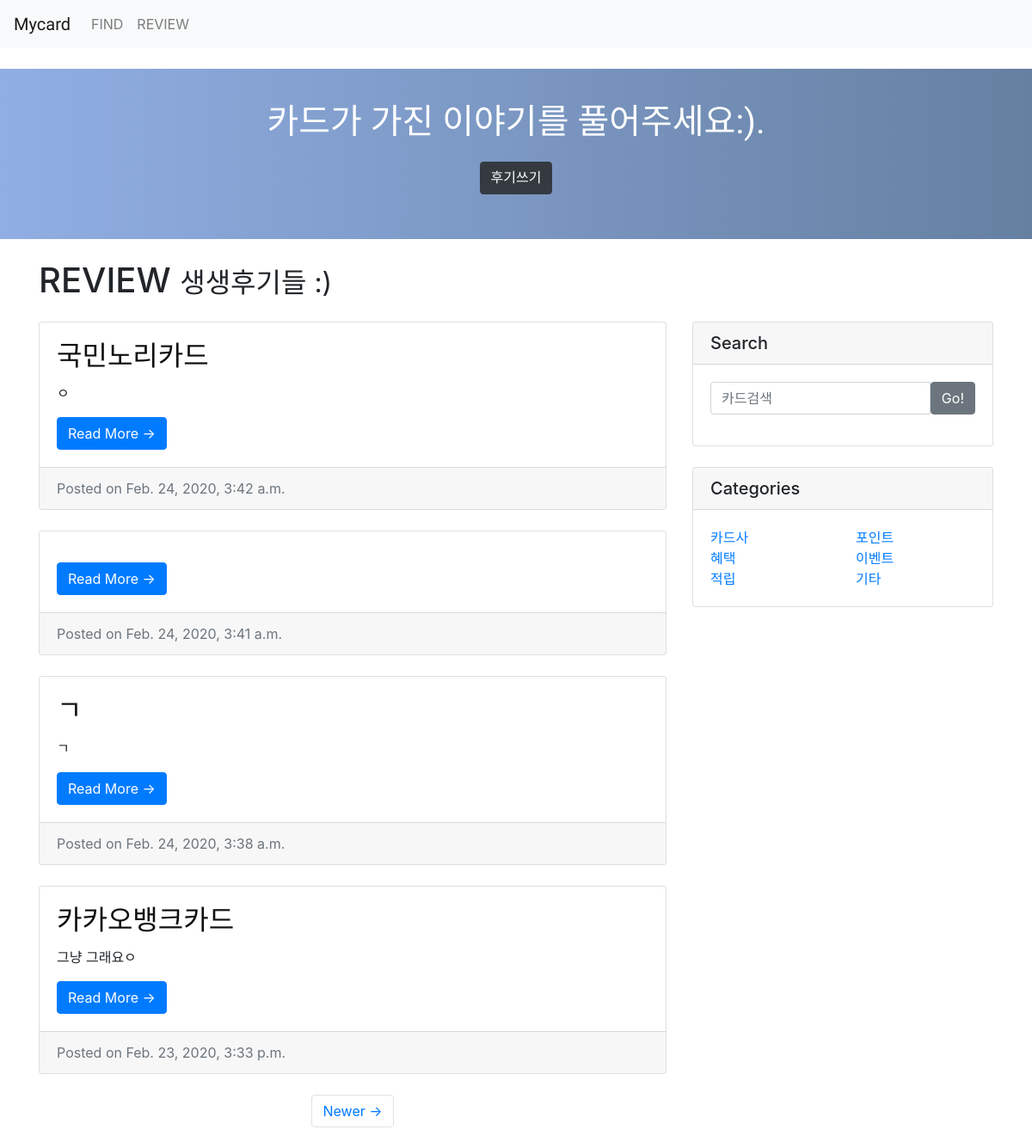
Page /board/ on the earlier database version.
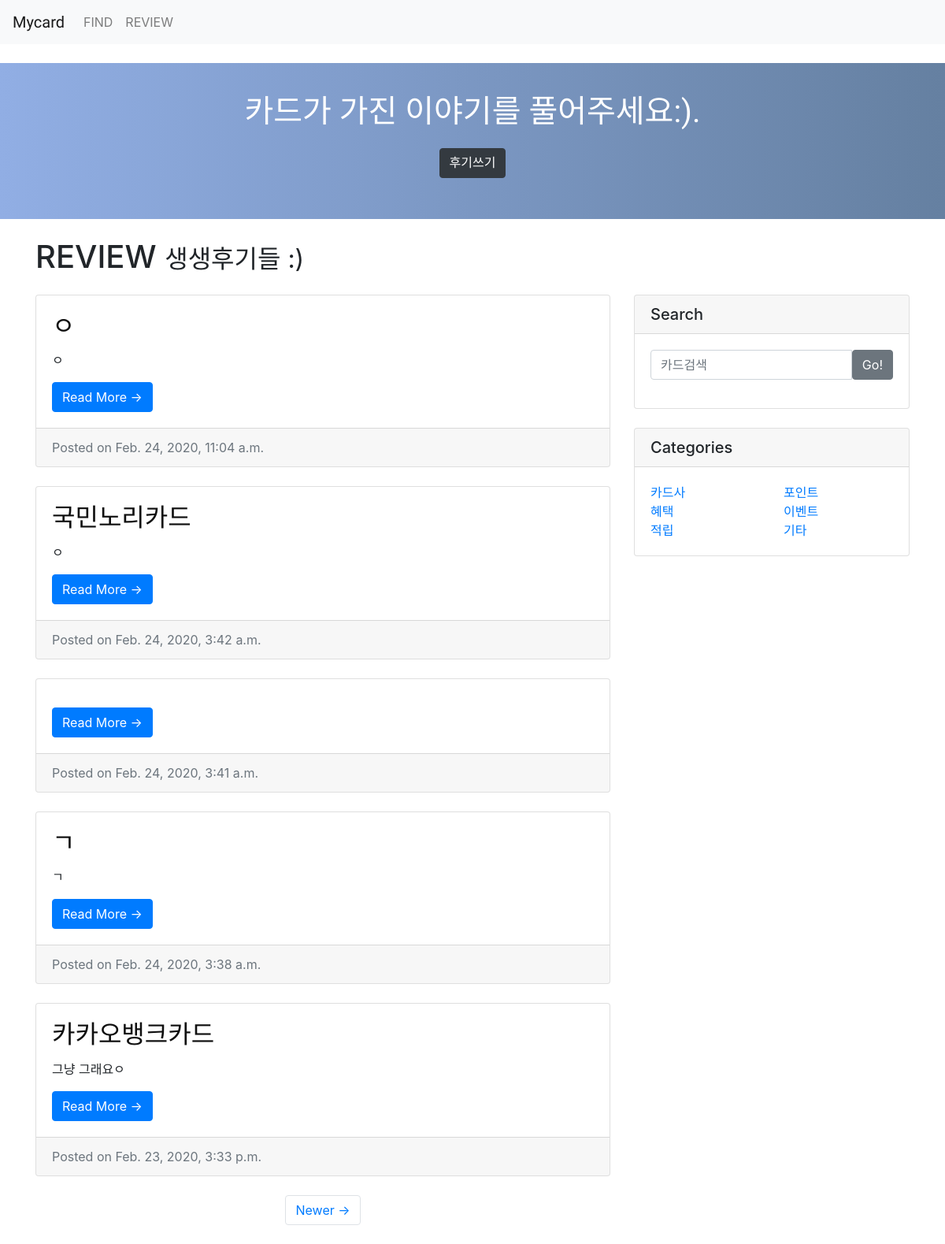
Same page on the later database version.
### cardapp/models.py (models this page shows, shortened)
class Blog(models.Model):
    title=models.CharField(max_length=200)
    card_name=models.TextField()
    pub_date=models.DateTimeField('data published')
    body=models.TextField()

### cardapp/views.py (the view)
# urls.py: path('board/',cardapp.views.board, name="board"),
def board(request):
    blogs = Blog.objects.order_by('-pub_date') #쿼리셋, 모델로 부터 객체 목록을 전달받게끔 하는 것 /
    blog_list = Blog.objects.all()
    paginator = Paginator(blog_list, 3)
    page = request.GET.get('page')
    posts = paginator.get_page(page)
    return render(request,'board.html',{'blogs':blogs, 'posts':posts})

### cardapp/templates/board.html (shortened to what this page needs)
{%extends 'base.html'%}
{%block contents%}
{% load static %}
<!DOCTYPE html>
<html lang="en">
<head>
  <link href="{% static 'cardapp/vendor/bootstrap/css/bootstrap.min.css' %}" rel="stylesheet">
  <link href="{% static 'cardapp/css/blog-home.css' %}" rel="stylesheet">
</head>
<body>
  <br>
  <div class="board_sign">
    <p class="sign_word">카드가 가진 이야기를 풀어주세요:).</p>
    <form action="{%url 'board_write'%}">
        <button class="btn btn-dark" type="submit">후기쓰기</button>
    </form>
  </div>
  <div class="container">
    <div class="row">
      <div class="col-md-8">
        <h1 class="my-4">REVIEW
          <small>생생후기들 :)</small>
        </h1>
        {% for blog in blogs.all %}
        <div class="card mb-4">
            <a href={%url 'board_detail' blog.id%} class="a_style">
            <div class="card-body">
                <h2 class="card-title">{{blog.card_name}}</h2>
            </a>
            <p class="card-text">{{blog.title}}</p>
            <a href="{%url 'board_detail' blog.id%}" class="btn btn-primary">Read More &rarr;</a>
            </div>
        <div class="card-footer text-muted">
            Posted on {{blog.pub_date}}
        </div>
        </div>
      {%endfor%}
      <ul class="pagination justify-content-center mb-4">
        {% if posts.has_next %}
        <li class="page-item">
          <a class="page-link" href="?page={{posts.next_page_number}}">Newer &rarr;</a>
        </li>
        {% endif %}
      </ul>
    <div class="col-md-4">
      <br><br><br>
      <div class="card my-4">
        <h5 class="card-header">Search</h5>
        <div class="card-body">
          <form action="{%url 'search'%}" method="get">
            <div class="input-group">
                <input type="search" name='q' class="form-control" placeholder="카드검색">
                <span class="input-group-btn">
                <button class="btn btn-secondary" type="submit">Go!</button>
              </span>
            </div>
          </form>
        </div>
      </div>
      <div class="card my-4">
        <h5 class="card-header">Categories</h5>
        <div class="card-body">
          <div class="row">
            <div class="col-lg-6">
              <ul class="list-unstyled mb-0">
                <li>
                  <a href="#">카드사</a>
                </li>
                <li>
                  <a href="#">혜택</a>
                </li>
                <li>
                  <a href="#">적립</a>
                </li>
              </ul>
            </div>
            <div class="col-lg-6">
              <ul class="list-unstyled mb-0">
                <li>
                  <a href="#">포인트</a>
                </li>
                <li>
                  <a href="#">이벤트</a>
                </li>
                <li>
                  <a href="#">기타</a>
                </li>
              </ul>
            </div>
          </div>
        </div>
      </div>
    </div>
</body>
</html>
{%endblock%}

Differences in the rows shown:
added Blog: card_name "ㅇ", title "ㅇ", pub_date "Feb. 24, 2020, 11:04 a.m."
